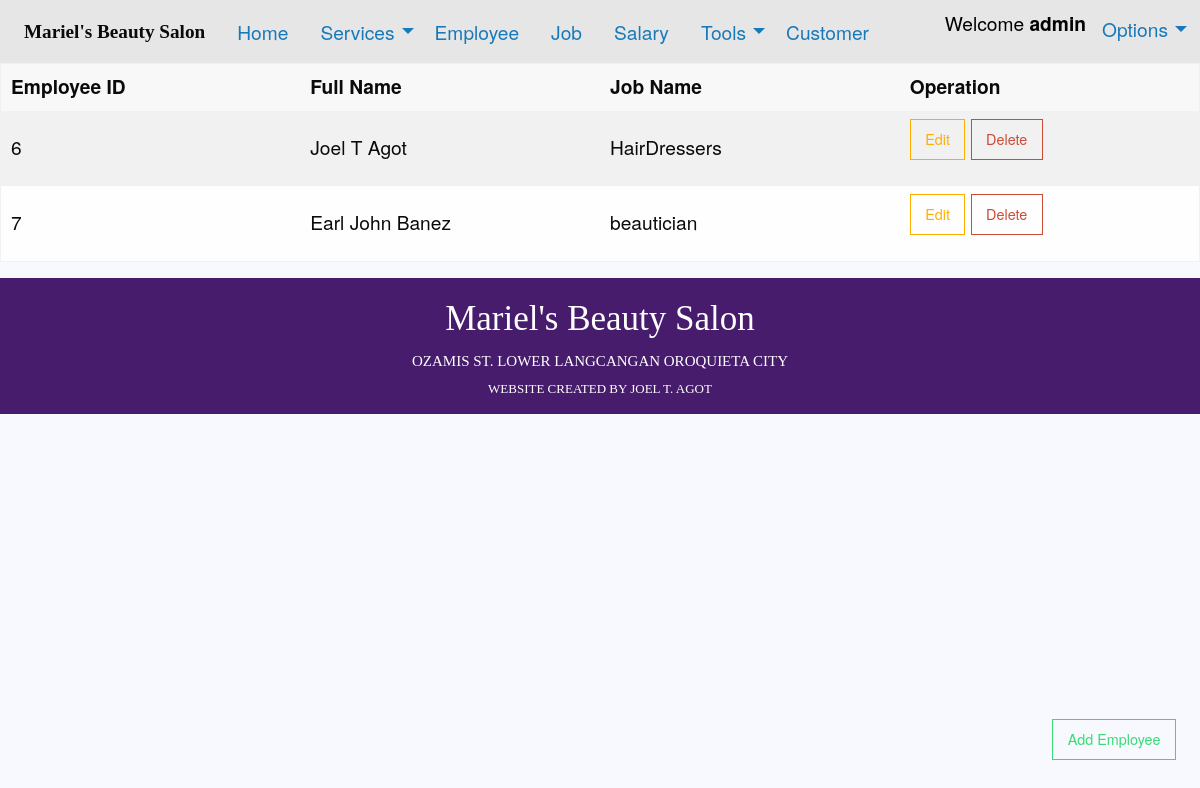
/employee.php (signed in), run on the app's committed database.
### tables this page shows
CREATE TABLE `employee` (
  `EmployeeID` int(11) NOT NULL,
  `FirstName` varchar(50) DEFAULT NULL,
  `LastName` varchar(50) DEFAULT NULL,
  `MiddleName` varchar(50) DEFAULT NULL,
  `Employee_JobID` int(11) DEFAULT NULL
);

CREATE TABLE `job` (
  `JobID` int(11) NOT NULL,
  `JobName` varchar(30) NOT NULL,
  `Description` text NOT NULL
);

### employee.php (the view, shortened to what this page needs)
<!doctype html>
<html class="no-js" lang="en" dir="ltr">
  <head>
    <?php include('assets/style.php') ?>
  </head>
<body>
  <?php include('assets/topbar_index.php') ?>
  <table>
    <thead>
      <tr>
        <th width="200">Employee ID</th>
        <th width="200">Full Name</th>
        <th width="200">Job Name</th>
        <th width="200">Operation</th>
      </tr>
    </thead>
    <tbody>
      <tr>
    <?php
      $conn = mysqli_connect("localhost", "root", "", "beautysalon");
        $sql = "SELECT Employee.EmployeeID, Employee.FirstName, Employee.LastName, Employee.MiddleName,Job.JobName as JobName FROM Employee JOIN Job ON Employee.Employee_JobID=Job.JobID";
        $result = $conn->query($sql);
        if ($result->num_rows > 0) {
         while($row = $result->fetch_assoc()) {
          echo "<tr><td>" . $row["EmployeeID"]. "</td>
          <td>" . $row["FirstName"] . " ". $row["MiddleName"]." ".$row["LastName"]."</td>
          <td>". $row["JobName"]. "</td>";
            ?>
          <td> <a name='edit' href='update_employee.php?EmployeeID=<?php echo $row["EmployeeID"];?>' class='button hollow warning'>Edit</a>
          <a onclick="return confirm('Are you sure you want to delete?')" href='?EmployeeID=<?php echo $row["EmployeeID"];?>' class='button hollow alert'>Delete</a></td></tr>
      <?php }
      echo "</table>";
      } else { echo "0 results"; }
    ?>
      <a type="button" href="create_emp.php" class="button hollow success"  style="position: absolute;right: 2%;bottom: 3%">Add Employee</a>
  <?php include('assets/down-bar_index.php') ?>
  </body>
</html>

### foundation/css/app.css (style rules this page uses)
* { margin: 0px; padding: 0px; }
body { font-size: 120%; background: #F8F8FF; }

### data on the page
employee: EmployeeID "6", FirstName "Joel", MiddleName "T", LastName "Agot", Employee_JobID.JobName "HairDressers"
employee: EmployeeID "7", FirstName "Earl John", LastName "Banez", Employee_JobID.JobName "beautician"

### other printed values
$_SESSION['username'] "admin"
